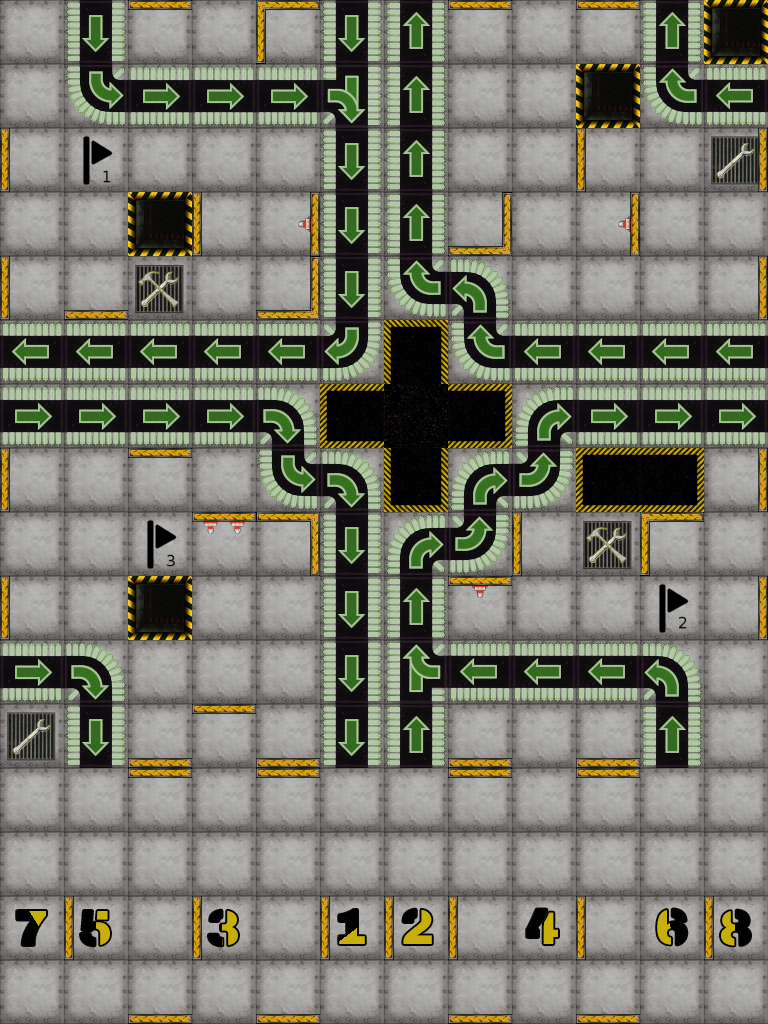

Rendered tile map (Tiled .tmx) drawn with the repository's tilesets; below, a short description and the full map source, tile grids included:
An orthogonal 12x16 tile map with 64x64 px tiles, 14 tile layers (Board, Start, Flag, Hole, ...).

<map version="1.5" tiledversion="1.6.0" orientation="orthogonal" renderorder="right-down" width="12" height="16" tilewidth="64" tileheight="64" infinite="0" nextlayerid="17" nextobjectid="1">
 <tileset firstgid="1" source="tiles.tsx" />
 <layer id="1" name="Board" width="12" height="16">
  <data encoding="csv">
5,5,5,5,5,5,5,5,5,5,5,5,
5,5,5,5,5,5,5,5,5,5,5,5,
5,5,5,5,5,5,5,5,5,5,5,5,
5,5,5,5,5,5,5,5,5,5,5,5,
5,5,5,5,5,5,5,5,5,5,5,5,
5,5,5,5,5,5,5,5,5,5,5,5,
5,5,5,5,5,5,5,5,5,5,5,5,
5,5,5,5,5,5,5,5,5,5,5,5,
5,5,5,5,5,5,5,5,5,5,5,5,
5,5,5,5,5,5,5,5,5,5,5,5,
5,5,5,5,5,5,5,5,5,5,5,5,
5,5,5,5,5,5,5,5,5,5,5,5,
5,5,5,5,5,5,5,5,5,5,5,5,
5,5,5,5,5,5,5,5,5,5,5,5,
5,5,5,5,5,5,5,5,5,5,5,5,
5,5,5,5,5,5,5,5,5,5,5,5
</data>
 </layer>
 <layer id="3" name="Start" width="12" height="16">
  <data encoding="csv">
0,0,0,0,0,0,0,0,0,0,0,0,
0,0,0,0,0,0,0,0,0,0,0,0,
0,0,0,0,0,0,0,0,0,0,0,0,
0,0,0,0,0,0,0,0,0,0,0,0,
0,0,0,0,0,0,0,0,0,0,0,0,
0,0,0,0,0,0,0,0,0,0,0,0,
0,0,0,0,0,0,0,0,0,0,0,0,
0,0,0,0,0,0,0,0,0,0,0,0,
0,0,0,0,0,0,0,0,0,0,0,0,
0,0,0,0,0,0,0,0,0,0,0,0,
0,0,0,0,0,0,0,0,0,0,0,0,
0,0,0,0,0,0,0,0,0,0,0,0,
0,0,0,0,0,0,0,0,0,0,0,0,
0,0,0,0,0,0,0,0,0,0,0,0,
131,129,0,123,0,121,122,0,124,0,130,132,
0,0,0,0,0,0,0,0,0,0,0,0
</data>
 </layer>
 <layer id="5" name="Flag" width="12" height="16">
  <data encoding="csv">
0,0,0,0,0,0,0,0,0,0,0,0,
0,0,0,0,0,0,0,0,0,0,0,0,
0,55,0,0,0,0,0,0,0,0,0,0,
0,0,0,0,0,0,0,0,0,0,0,0,
0,0,0,0,0,0,0,0,0,0,0,0,
0,0,0,0,0,0,0,0,0,0,0,0,
0,0,0,0,0,0,0,0,0,0,0,0,
0,0,0,0,0,0,0,0,0,0,0,0,
0,0,71,0,0,0,0,0,0,0,0,0,
0,0,0,0,0,0,0,0,0,0,63,0,
0,0,0,0,0,0,0,0,0,0,0,0,
0,0,0,0,0,0,0,0,0,0,0,0,
0,0,0,0,0,0,0,0,0,0,0,0,
0,0,0,0,0,0,0,0,0,0,0,0,
0,0,0,0,0,0,0,0,0,0,0,0,
0,0,0,0,0,0,0,0,0,0,0,0
</data>
 </layer>
 <layer id="6" name="Hole" width="12" height="16">
  <data encoding="csv">
0,0,0,0,0,0,0,0,0,0,0,6,
0,0,0,0,0,0,0,0,0,6,0,0,
0,0,0,0,0,0,0,0,0,0,0,0,
0,0,6,0,0,0,0,0,0,0,0,0,
0,0,0,0,0,0,0,0,0,0,0,0,
0,0,0,0,0,0,118,0,0,0,0,0,
0,0,0,0,0,117,92,109,0,0,0,0,
0,0,0,0,0,0,110,0,0,117,109,0,
0,0,0,0,0,0,0,0,0,0,0,0,
0,0,6,0,0,0,0,0,0,0,0,0,
0,0,0,0,0,0,0,0,0,0,0,0,
0,0,0,0,0,0,0,0,0,0,0,0,
0,0,0,0,0,0,0,0,0,0,0,0,
0,0,0,0,0,0,0,0,0,0,0,0,
0,0,0,0,0,0,0,0,0,0,0,0,
0,0,0,0,0,0,0,0,0,0,0,0
</data>
 </layer>
 <layer id="10" name="Repair" width="12" height="16">
  <data encoding="csv">
0,0,0,0,0,0,0,0,0,0,0,0,
0,0,0,0,0,0,0,0,0,0,0,0,
0,0,0,0,0,0,0,0,0,0,0,15,
0,0,0,0,0,0,0,0,0,0,0,0,
0,0,0,0,0,0,0,0,0,0,0,0,
0,0,0,0,0,0,0,0,0,0,0,0,
0,0,0,0,0,0,0,0,0,0,0,0,
0,0,0,0,0,0,0,0,0,0,0,0,
0,0,0,0,0,0,0,0,0,0,0,0,
0,0,0,0,0,0,0,0,0,0,0,0,
0,0,0,0,0,0,0,0,0,0,0,0,
15,0,0,0,0,0,0,0,0,0,0,0,
0,0,0,0,0,0,0,0,0,0,0,0,
0,0,0,0,0,0,0,0,0,0,0,0,
0,0,0,0,0,0,0,0,0,0,0,0,
0,0,0,0,0,0,0,0,0,0,0,0
</data>
 </layer>
 <layer id="11" name="Upgrade" width="12" height="16">
  <data encoding="csv">
0,0,0,0,0,0,0,0,0,0,0,0,
0,0,0,0,0,0,0,0,0,0,0,0,
0,0,0,0,0,0,0,0,0,0,0,0,
0,0,0,0,0,0,0,0,0,0,0,0,
0,0,7,0,0,0,0,0,0,0,0,0,
0,0,0,0,0,0,0,0,0,0,0,0,
0,0,0,0,0,0,0,0,0,0,0,0,
0,0,0,0,0,0,0,0,0,0,0,0,
0,0,0,0,0,0,0,0,0,7,0,0,
0,0,0,0,0,0,0,0,0,0,0,0,
0,0,0,0,0,0,0,0,0,0,0,0,
0,0,0,0,0,0,0,0,0,0,0,0,
0,0,0,0,0,0,0,0,0,0,0,0,
0,0,0,0,0,0,0,0,0,0,0,0,
0,0,0,0,0,0,0,0,0,0,0,0,
0,0,0,0,0,0,0,0,0,0,0,0
</data>
 </layer>
 <layer id="12" name="Gear" width="12" height="16">
  <data encoding="csv">
0,0,0,0,0,0,0,0,0,0,0,0,
0,0,0,0,0,0,0,0,0,0,0,0,
0,0,0,0,0,0,0,0,0,0,0,0,
0,0,0,0,0,0,0,0,0,0,0,0,
0,0,0,0,0,0,0,0,0,0,0,0,
0,0,0,0,0,0,0,0,0,0,0,0,
0,0,0,0,0,0,0,0,0,0,0,0,
0,0,0,0,0,0,0,0,0,0,0,0,
0,0,0,0,0,0,0,0,0,0,0,0,
0,0,0,0,0,0,0,0,0,0,0,0,
0,0,0,0,0,0,0,0,0,0,0,0,
0,0,0,0,0,0,0,0,0,0,0,0,
0,0,0,0,0,0,0,0,0,0,0,0,
0,0,0,0,0,0,0,0,0,0,0,0,
0,0,0,0,0,0,0,0,0,0,0,0,
0,0,0,0,0,0,0,0,0,0,0,0
</data>
 </layer>
 <layer id="13" name="Conveyor" width="12" height="16">
  <data encoding="csv">
0,50,0,0,0,50,49,0,0,0,49,0,
0,41,52,52,52,67,49,0,0,0,43,51,
0,0,0,0,0,50,49,0,0,0,0,0,
0,0,0,0,0,50,49,0,0,0,0,0,
0,0,0,0,0,50,43,34,0,0,0,0,
51,51,51,51,51,44,0,43,51,51,51,51,
52,52,52,52,36,0,0,0,35,52,52,52,
0,0,0,0,41,36,0,35,42,0,0,0,
0,0,0,0,0,50,35,42,0,0,0,0,
0,0,0,0,0,50,49,0,0,0,0,0,
52,36,0,0,0,50,65,51,51,51,34,0,
0,50,0,0,0,50,49,0,0,0,49,0,
0,0,0,0,0,0,0,0,0,0,0,0,
0,0,0,0,0,0,0,0,0,0,0,0,
0,0,0,0,0,0,0,0,0,0,0,0,
0,0,0,0,0,0,0,0,0,0,0,0
</data>
 </layer>
 <layer id="16" name="LaserDouble" width="12" height="16">
  <data encoding="csv">
0,0,0,0,0,0,0,0,0,0,0,0,
0,0,0,0,0,0,0,0,0,0,0,0,
0,0,0,0,0,0,0,0,0,0,0,0,
0,0,0,0,0,0,0,0,0,0,0,0,
0,0,0,0,0,0,0,0,0,0,0,0,
0,0,0,0,0,0,0,0,0,0,0,0,
0,0,0,0,0,0,0,0,0,0,0,0,
0,0,0,0,0,0,0,0,0,0,0,0,
0,0,0,0,0,0,0,0,0,0,0,0,
0,0,0,0,0,0,0,0,0,0,0,0,
0,0,0,0,0,0,0,0,0,0,0,0,
0,0,0,0,0,0,0,0,0,0,0,0,
0,0,0,0,0,0,0,0,0,0,0,0,
0,0,0,0,0,0,0,0,0,0,0,0,
0,0,0,0,0,0,0,0,0,0,0,0,
0,0,0,0,0,0,0,0,0,0,0,0
</data>
 </layer>
 <layer id="7" name="Laser" width="12" height="16">
  <data encoding="csv">
0,0,0,0,0,0,0,0,0,0,0,0,
0,0,0,0,0,0,0,0,0,0,0,0,
0,0,0,0,0,0,0,0,0,0,0,0,
0,0,0,0,0,0,0,0,0,0,0,0,
0,0,0,0,0,0,0,0,0,0,0,0,
0,0,0,0,0,0,0,0,0,0,0,0,
0,0,0,0,0,0,0,0,0,0,0,0,
0,0,0,0,0,0,0,0,0,0,0,0,
0,0,0,0,0,0,0,0,0,0,0,0,
0,0,0,0,0,0,0,0,0,0,0,0,
0,0,0,0,0,0,0,0,0,0,0,0,
0,0,0,0,0,0,0,0,0,0,0,0,
0,0,0,0,0,0,0,0,0,0,0,0,
0,0,0,0,0,0,0,0,0,0,0,0,
0,0,0,0,0,0,0,0,0,0,0,0,
0,0,0,0,0,0,0,0,0,0,0,0
</data>
 </layer>
 <layer id="9" name="LaserWall" width="12" height="16">
  <data encoding="csv">
0,0,0,0,0,0,0,0,0,0,0,0,
0,0,0,0,0,0,0,0,0,0,0,0,
0,0,0,0,0,0,0,0,0,0,0,0,
0,0,0,0,46,0,0,0,0,46,0,0,
0,0,0,0,0,0,0,0,0,0,0,0,
0,0,0,0,0,0,0,0,0,0,0,0,
0,0,0,0,0,0,0,0,0,0,0,0,
0,0,0,0,0,0,0,0,0,0,0,0,
0,0,0,94,0,0,0,0,0,0,0,0,
0,0,0,0,0,0,0,45,0,0,0,0,
0,0,0,0,0,0,0,0,0,0,0,0,
0,0,0,0,0,0,0,0,0,0,0,0,
0,0,0,0,0,0,0,0,0,0,0,0,
0,0,0,0,0,0,0,0,0,0,0,0,
0,0,0,0,0,0,0,0,0,0,0,0,
0,0,0,0,0,0,0,0,0,0,0,0
</data>
 </layer>
 <layer id="15" name="Pusher" width="12" height="16">
  <data encoding="csv">
0,0,0,0,0,0,0,0,0,0,0,0,
0,0,0,0,0,0,0,0,0,0,0,0,
0,0,0,0,0,0,0,0,0,0,0,0,
0,0,0,0,0,0,0,0,0,0,0,0,
0,0,0,0,0,0,0,0,0,0,0,0,
0,0,0,0,0,0,0,0,0,0,0,0,
0,0,0,0,0,0,0,0,0,0,0,0,
0,0,0,0,0,0,0,0,0,0,0,0,
0,0,0,0,0,0,0,0,0,0,0,0,
0,0,0,0,0,0,0,0,0,0,0,0,
0,0,0,0,0,0,0,0,0,0,0,0,
0,0,0,0,0,0,0,0,0,0,0,0,
0,0,0,0,0,0,0,0,0,0,0,0,
0,0,0,0,0,0,0,0,0,0,0,0,
0,0,0,0,0,0,0,0,0,0,0,0,
0,0,0,0,0,0,0,0,0,0,0,0
</data>
 </layer>
 <layer id="8" name="Wall" width="12" height="16">
  <data encoding="csv">
0,0,31,0,24,0,0,31,0,31,0,0,
0,0,0,0,0,0,0,0,0,0,0,0,
30,0,0,0,0,0,0,0,0,30,0,23,
0,0,0,30,0,0,0,8,0,0,0,0,
30,29,0,0,8,0,0,0,0,0,0,23,
0,0,0,0,0,0,0,0,0,0,0,0,
0,0,0,0,0,0,0,0,0,0,0,0,
30,0,31,0,0,0,0,0,0,0,0,23,
0,0,0,0,16,0,0,0,30,0,24,0,
30,0,0,0,0,0,0,0,0,0,0,23,
0,0,0,0,0,0,0,0,0,0,0,0,
0,0,29,31,29,0,0,29,0,29,0,0,
0,0,31,0,31,0,0,31,0,31,0,0,
0,0,0,0,0,0,0,0,0,0,0,0,
0,30,0,30,0,30,30,30,0,30,0,30,
0,0,29,0,29,0,0,29,0,29,0,0
</data>
 </layer>
 <layer id="2" name="Player" width="12" height="16">
  <data encoding="csv">
0,0,0,0,0,0,0,0,0,0,0,0,
0,0,0,0,0,0,0,0,0,0,0,0,
0,0,0,0,0,0,0,0,0,0,0,0,
0,0,0,0,0,0,0,0,0,0,0,0,
0,0,0,0,0,0,0,0,0,0,0,0,
0,0,0,0,0,0,0,0,0,0,0,0,
0,0,0,0,0,0,0,0,0,0,0,0,
0,0,0,0,0,0,0,0,0,0,0,0,
0,0,0,0,0,0,0,0,0,0,0,0,
0,0,0,0,0,0,0,0,0,0,0,0,
0,0,0,0,0,0,0,0,0,0,0,0,
0,0,0,0,0,0,0,0,0,0,0,0,
0,0,0,0,0,0,0,0,0,0,0,0,
0,0,0,0,0,0,0,0,0,0,0,0,
0,0,0,0,0,0,0,0,0,0,0,0,
0,0,0,0,0,0,0,0,0,0,0,0
</data>
 </layer>
</map>
